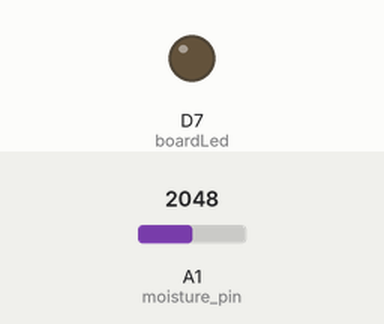
Simulated run of this sketch. Board: Particle Photon. Shown: output pins drawn as LEDs (lit = HIGH). Inputs (shaded band) come from the test bench; at power-on: A1 (moisture_pin) = 2048.

Above: at 16.0 s.
Timing chart, 0 to 40.0 s (numbered marks = the images above):
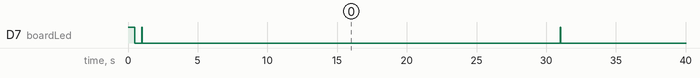

The sketch:

soil-moistur-ifttt.ino
```cpp
int boardLed = D7; //LED pin

int moisture_pin = A1;
int moisture_analog = 0;// Pin where sensor is plugged in
int mVoltage = 0;


void setup() {
    pinMode(boardLed, OUTPUT);
    pinMode(moisture_pin, INPUT); //Sensor is input to read the moisture level


    //Make sure the code working, Led must turn on and off quickly for 5s
    digitalWrite(boardLed, HIGH);
    delay(500);
    digitalWrite(boardLed,LOW);
    delay(500);
}

void loop() {

    /* Read the sendor and publish to the cloud */

    digitalWrite(boardLed, HIGH);
    //Taking data ...

    int moisture_analog = analogRead(moisture_pin); //Reading
    mVoltage = (moisture_analog*3300)/4096;

    if(mVoltage < 2000){
        Particle.publish("Plant_Status", "Plant is dry");
    }

    //LED turns off
    digitalWrite(boardLed, LOW);


    //Delay for 30s to take the varibales for every 30s
    delay(30000);

}
```

Measured:
- by itself, D7 (boardLed): repeats every 30.0 s: HIGH 0.02 s, LOW 30.0 s
